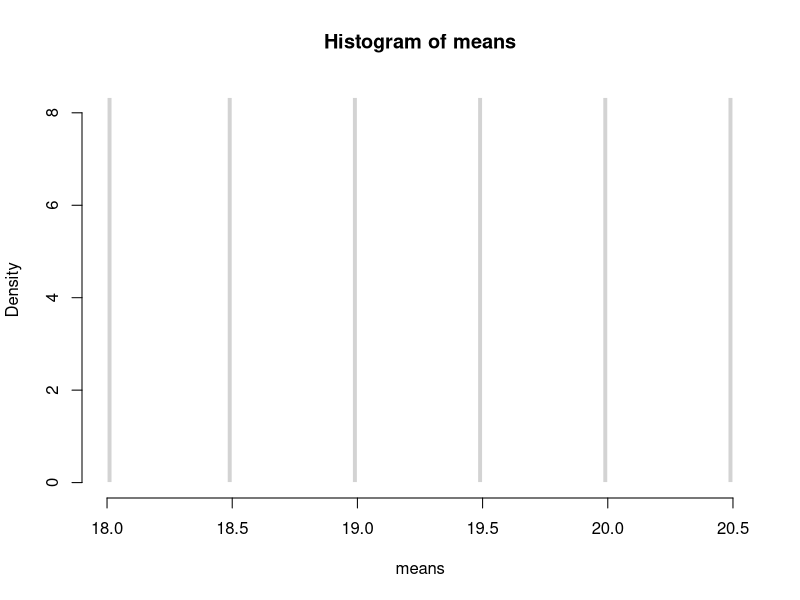
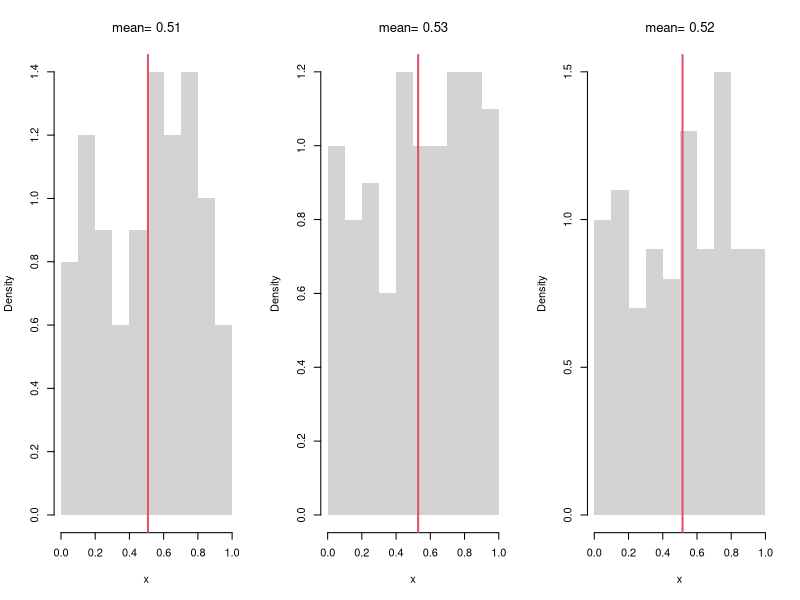
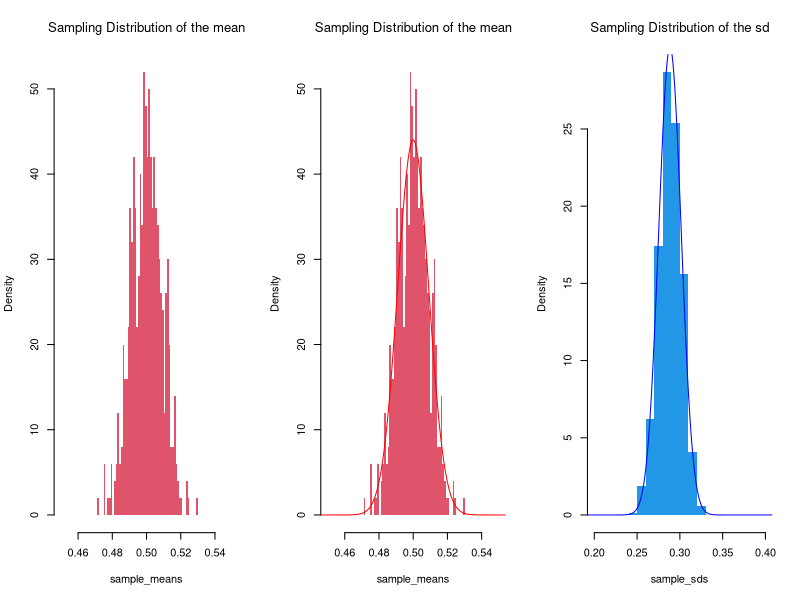
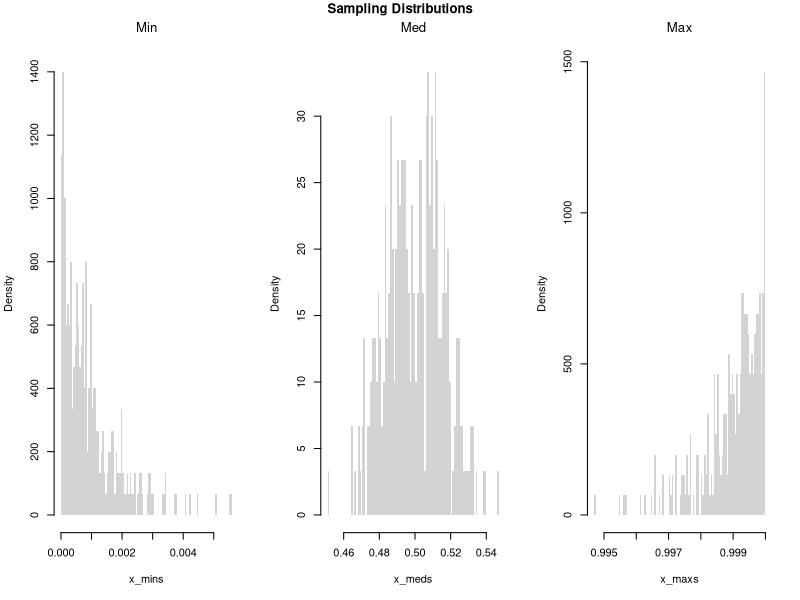
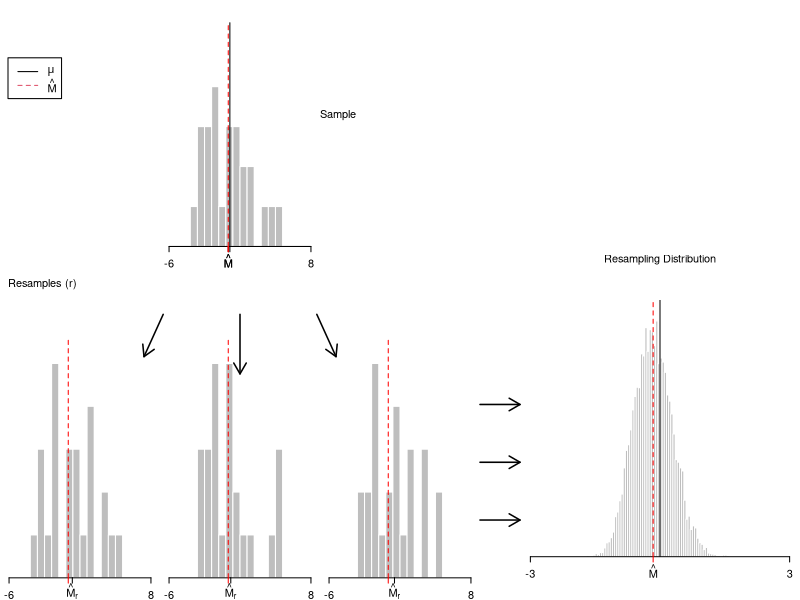
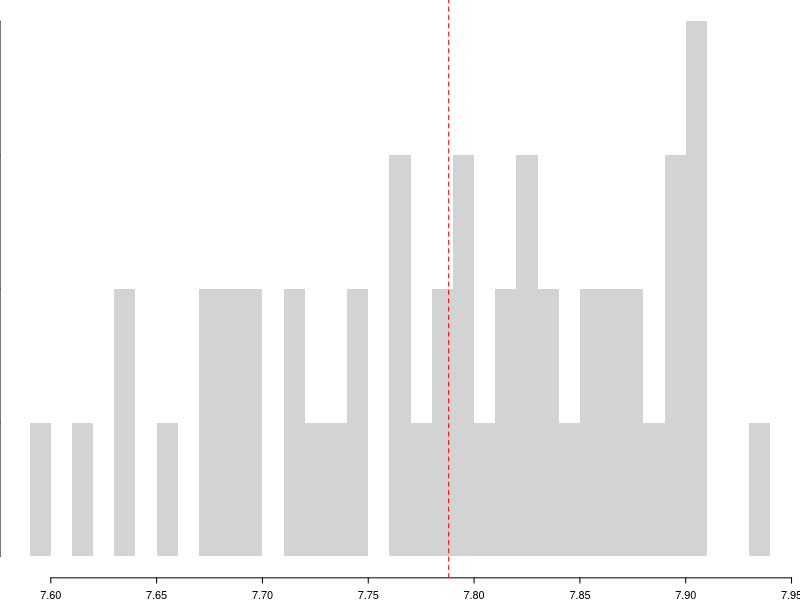
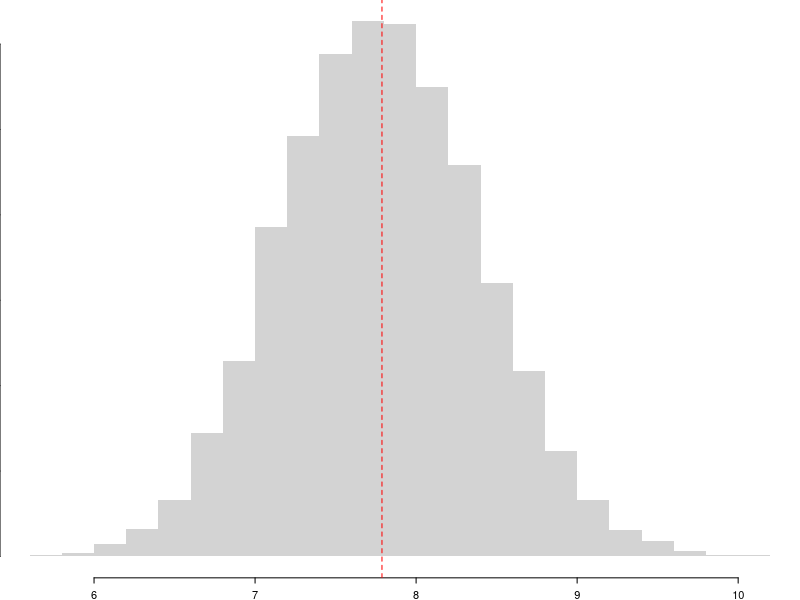
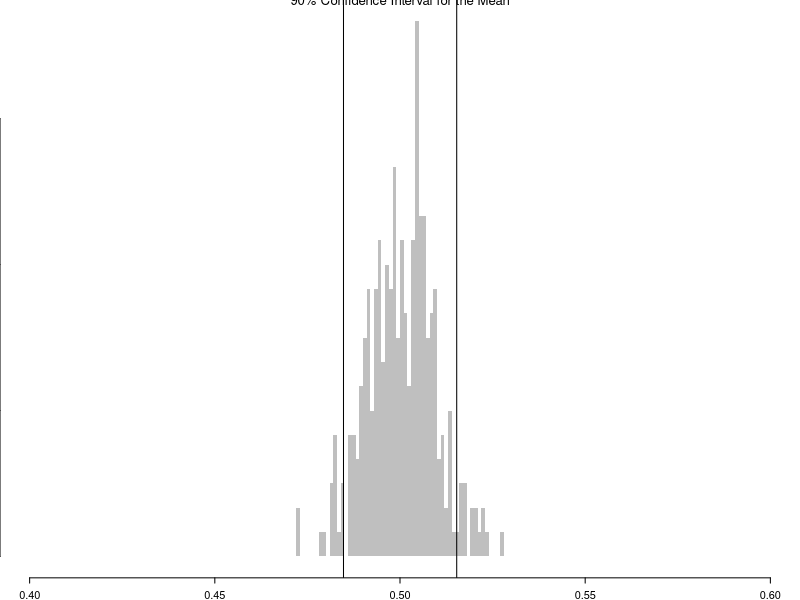

Source code (R) for these figures, in order:
## ---- chunk 1
#All possible samples of two from {1,2,3,4}
#{1,2} {1,3}, {3,4}
#{2,3} {2,4}
#{3,4}
choose(4,2)

# Simple random sample (no duplicates, equal probability)
sample(1:4, 2, replace=F)
## ---- chunk 2
#All possible samples of two from an enormous bag of numbers {1,2,3,4}
#{1,1} {1,2} {1,3}, {3,4}
#{2,2} {2,3} {2,4}
#{3,3} {3,4}
#{4,4}

# Simple random sample (duplicates, equal probability)
sample(1:4, 2, replace=T)
## ---- chunk 3
X <- c(19,21,20,17) #student ages
# six possible samples
mean1 <- mean( X[c(1,2)] ) #{1,2}
mean2 <- mean( X[c(1,3)] ) #{1,3}
mean3 <- mean( X[c(1,4)] ) #{3,4}
mean4 <- mean( X[c(2,3)] ) #{2,3}
mean5 <- mean( X[c(2,4)] ) #{2,4}
mean6 <- mean( X[c(3,4)] ) #{3,4}
# sampling distribution
means <- c(mean1, mean2, mean3, mean4, mean5, mean6)
hist(means, freq=F, breaks=100, border=F)
## ---- chunk 4
# Three Sample Example from infinite population
x_one <- runif(100)
mean_one <- mean(x_one)
x_two <- runif(100)
mean_two <- mean(x_two)
x_three <- runif(100)
mean_three <- mean(x_three)
sample_means <- c(mean_one, mean_two, mean_three)
sample_means

# An Equivalent Approach: fill vector in a loop
sample_means <- vector(length=3)
for(i in seq(sample_means)){
    x <- runif(100)
    m <- mean(x)
    sample_means[i] <- m
}
sample_means
## ---- chunk 5
# Three Sample Example w/ Visual
par(mfrow=c(1,3))
for(b in 1:3){
    x <- runif(100) 
    m <-  mean(x)
    hist(x,
        breaks=seq(0,1,by=.1), #for comparability
        freq=F, main=NA, border=NA)
    abline(v=m, col=2, lwd=2)
    title(paste0('mean= ', round(m,2)),  font.main=1)
}
## ---- chunk 6
# Many sample example
sample_means <- vector(length=500)
for(i in seq(sample_means)){
    x <- runif(1000)
    m <- mean(x)
    sample_means[i] <- m
}
hist(sample_means, 
    breaks=seq(0.45,0.55,by=.001),
    border=NA, freq=F,
    col=2, font.main=1, 
    main='Sampling Distribution of the mean')
## ---- chunk 7
# LLLN example
m_LLLN <- mean(sample_means)
round(m_LLLN, 3)
## ---- chunk 8
hist(sample_means,
    breaks=seq(0.45,0.55,by=.001),
    border=NA, freq=F,
    col=2, font.main=1, 
    main='Sampling Distribution of the mean')
    
## Approximately normal?
mu <- mean(sample_means)
mu_sd <- sd(sample_means)
x <- seq(0.1, 0.9, by=0.001)
fx <- dnorm(x, mu, mu_sd)
lines(x, fx, col='red')
## ---- chunk 9
# CLT example of the "sd" statistic
sample_sds <- vector(length=1000)
for(i in seq(sample_sds)){
    x <- runif(100) # same distribution
    s <- sd(x) # different statistic
    sample_sds[i] <- s
}
hist(sample_sds,
    breaks=seq(0.2,0.4,by=.01),
    border=NA, freq=F,
    col=4, font.main=1, 
    main='Sampling Distribution of the sd')

## Approximately normal?
mu <- mean(sample_sds)
mu_sd <- sd(sample_sds)
x <- seq(0.1, 0.9, by=0.001)
fx <- dnorm(x, mu, mu_sd)
lines(x, fx, col='blue')

# Try another function, such as
my_function <- function(x){ diff(range(exp(x))) }

# try another random variable, such as rexp(100) instead of runif(100)
## ---- chunk 10
# Create 300 samples, each with 1000 random uniform variables
x_samples <- matrix(nrow=300, ncol=1000)
for(i in seq(nrow(x_samples))){
    x_samples[i,] <- runif(1000)
}
# Each row is a new sample
length(x_samples[1,])

# Compute min, median, and max for each sample
x_mins <- apply(x_samples, 1, quantile, probs=0)
x_meds <- apply(x_samples, 1, quantile, probs=.5)
x_maxs <- apply(x_samples, 1, quantile, probs=1)

# Plot the sampling distributions of min, median, and max
# Median looks normal. Maximum and Minumum do not!
par(mfrow=c(1,3))
hist(x_mins, breaks=100, main='Min', font.main=1, border=NA, freq=F)
hist(x_meds, breaks=100, main='Med', font.main=1, border=NA, freq=F)
hist(x_maxs, breaks=100, main='Max', font.main=1, border=NA, freq=F)
title('Sampling Distributions', outer=T, line=-1)
## ---- chunk 11
sample_dat <- USArrests[,'Murder']
sample_mean <- mean(sample_dat)
sample_mean
## ---- chunk 12
# Generate Non-normal Data, from Hesterberg (2015)

# Population is 50% N(-2, 1) and 50% N(2, 4)
populationMean <- c(-2, 2)
populationVar <- c(1, 4)

# Generate samples from population
rPopulation <- function(n){
  # Which distribution is each observation coming from
  di <- sample(1:2, size=n, replace=TRUE, prob=c(.5,.5))
  rnorm(n, mean=populationMean[di], sd=sqrt(populationVar)[di])
}

# Compute Sample Mean
n <- 25
set.seed(2)
sample_dat <- rPopulation(n)
sample_mean <- mean(sample_dat)
## ---- chunk 13
# Plot Bootstrap Mean
# Modified from Hesterberg (2015)

#### Some parameters for figure layout.
divideX <- c(.6, .65)
divideY <- c(0, .32, .33, .65, .70, 1)
useFraction <- .9
Fraction2 <- 0:1 + c(1, -1) * (1-useFraction)/2
rescaleY <- function(x) (x-.33)/.67
divideY3 <- (c(NA, NA, .33, .65, .70, 1) - .33)/.67

PlotSample <- function(data,
    lineMu=TRUE,
    star=FALSE,
    lineM=NULL,
    col="gray"){
  # lineMu: logical, add a vertical line at mu
  # star:  logical, label with xbar* instead of xbar
  # lineM: NULL or numeric; add a vertical line there

  hist(data, breaks=seq(-6, 8, length=21), col=col,
       probability=TRUE, axes=FALSE, new=FALSE, border=0,
       xlab="", xlim=c(-6, 8), ylim=c(0, .351),
       xaxs="i", yaxs="i", main="")
  axis(side=1, at=c(-6, 8))
  axis(side=1, at=mean(data),
       if(star) expression(hat(M)[r]) else expression(hat(M)))
  if(lineMu) {
    segments(mean(populationMean), y0=0, y1=.32)
    axis(side=1, at=mean(populationMean), "")
  }
  if(length(lineM)) {
    segments(lineM, y0=0, y1=.32, col="red", lty=2)
    axis(side=1, at=lineM, "", col="red")
  }
  invisible(NULL)
}

### Plot sample (as substitute for population)
par(fig=c(divideX[1] * (1/3 + 1/3 * Fraction2), divideY3[5:6]),
    mar=.1 + c(2, 0, 0, 0), mex=.8)
PlotSample(sample_dat, lineM=sample_mean)
axis(1, sample_mean, expression(hat(M)), col="red")

### Bootstrap samples
set.seed(2)  ## Cherry Pick Some Good Ones
B <- lapply(1:20, function(b) { sample(sample_dat, replace=T) })
temp <- lapply(B, hist, breaks=seq(-6, 8, length=21), plot=F)
Bii <- which(sapply(temp, function(x) max(x[['counts']])) <= 5)
## Plot the Cherries
par(fig=c(divideX[1] * (0/3 + 1/3*Fraction2), divideY3[3:4]), new=T)
PlotSample(B[[Bii[1]]], sample_mean, lineMu=F, star=T)
par(fig=c(divideX[1] * (1/3 + 1/3*Fraction2), divideY3[3:4]), new=T)
PlotSample(B[[Bii[3]]], sample_mean, lineMu=F, star=T)
par(fig=c(divideX[1] * (2/3 + 1/3*Fraction2), divideY3[3:4]), new=T)
PlotSample(B[[Bii[2]]], sample_mean, lineMu=F, star=T)

### Bootstrap Distribution
par(fig=c(divideX[2], 1, 0, .5), new=T)
par(mar=c(4.1, 0, 0, 0))
set.seed(2)
Bmeans <- sapply(1:9999, function(b) {
    dat_b <- sample(sample_dat, replace=T) # c.f. jackknife
    mean(dat_b)
})
hist(Bmeans, xlim=c(-3, 3), ylim=c(0, 1), breaks=61, border=0,
     axes=F, col="gray", freq=F, main="", yaxs="i",
     xlab="", ylab="")
abline(v=sample_mean, col="red", lty=2)
abline(v=mean(populationMean))
axis(1, c(-3, 3))
axis(1, at=sample_mean, expression(hat(M)), col="red")
#axis(3, at=mean(populationMean), expression(mu))

### Arrows
par(mar=c(2.1, 0, 0, 0))
par(fig=c(0, 1, 0, 1), usr=c(0, 1, 0, 1))
arrows(lwd=1.5, length=.125,
       x0=divideX[1] * (.29 + .42 * ppoints(5)[c(1,3,5)]),
       x1=divideX[1] * seq(.3, .7, length=3),
       y0=rescaleY(divideY[4:5] %*% c(.2, .77)) - .05,
       y1=rescaleY(divideY[4] - c(.6, 1, .6)*(divideY[5]-divideY[4])) - .05)
arrows(divideX[1], c(.1, .2, .3), length=.125, divideX[2], lwd=1.5)

### Text
text(.4, .8, adj=0, 'Sample')
text((divideX[2]+1)/2, .55, adj=.5, 'Resampling Distribution')
text(0.01, divideY3[4]+.03, adj=0, "Resamples (r)")
legend(.01, .9, lty=1:2, col=1:2, legend=expression(mu, hat(M)))
## ---- chunk 14
sample_dat <- USArrests[,'Murder']
sample_mean <- mean(sample_dat)

# Jackknife Estimates
jackknife_means <- vector(length=length(sample_dat))
for(i in seq_along(jackknife_means)){
    dat_noti <- sample_dat[-i]
    mean_noti <- mean(dat_noti)
    jackknife_means[i] <- mean_noti
}
hist(jackknife_means, breaks=25,
    border=NA, freq=F,
    main='', xlab=expression(hat(M)[-i]))
abline(v=sample_mean, col='red', lty=2)
## ---- chunk 15
# Bootstrap estimates
bootstrap_means <- vector(length=9999)
for(b in seq_along(bootstrap_means)){
    dat_b <- sample(sample_dat, replace=T) # c.f. jackknife
    mean_b <- mean(dat_b)
    bootstrap_means[b] <-mean_b
}

hist(bootstrap_means, breaks=25,
    border=NA, freq=F,
    main='', xlab=expression(hat(M)[b]))
abline(v=sample_mean, col='red', lty=2)
## ---- chunk 16
# theoretical probabilities
x <- c(0,1)
x_probs <- c(1/4, 3/4)
# sample draws
coin_sample <- sample(x, prob=x_probs, 1000, replace=T)
Fhat <- ecdf(coin_sample)

x_probs_boot <- c(Fhat(0), 1-Fhat(0))
x_probs_boot # approximately the theoretical value
coin_resample <- sample(x, prob=x_probs_boot, 999, replace=T)
# any draw from here is almost the same as the original process
## ---- chunk 17
# Boot CI
boot_ci <- quantile(bootstrap_means, probs=c(.025, .975))
boot_ci

# Jack CI
jack_ci <- quantile(jackknife_means, probs=c(.025, .975))
jack_ci

# more conservative estimate
ci <- boot_ci
## ---- chunk 18
# Create 300 samples, each with 1000 random uniform variables
x_samples <- matrix(nrow=300, ncol=1000)
for(i in seq(nrow(x_samples))){
    x_samples[i,] <- runif(1000)
}
# Each row is a new sample
sample_dat1 <- x_samples[1,]
sd(sample_dat1) # standard deviation

# Compute means for each row (for each sample)
sample_means <- apply(x_samples, 1, mean)
sd(sample_means) # standard error
## ---- chunk 19

# Middle 90%
mq <- quantile(sample_means, probs=c(.05,.95))
paste0('we are 90% confident that the mean is between ', 
    round(mq[1],2), ' and ', round(mq[2],2) )

hist(sample_means,
    breaks=seq(.4,.6, by=.001), 
    border=NA, freq=F,
    col=rgb(0,0,0,.25), font.main=1,
    main='90% Confidence Interval for the Mean')
abline(v=mq)
## ---- chunk 20
## Sample Quantiles (medians)
sample_quants <- apply(x_samples, 1, quantile, probs=0.5)

# Middle 90% of estimates
mq <- quantile(sample_quants, probs=c(.05,.95))
paste0('we are 90% confident that the median is between ', 
    round(mq[1],2), ' and ', round(mq[2],2) )

hist(sample_quants,
    breaks=seq(.4,.6, by=.001),
    border=NA, freq=F,
    col=rgb(0,0,0,.25), font.main=1,
    main='90% Confidence Interval for the Median')
abline(v=mq)
## ---- chunk 21
X <- c(19,21,20,17) #student ages
# six possible samples of size 2
mean1 <- mean( X[c(1,2)] ) #{1,2}
mean2 <- mean( X[c(1,3)] ) #{1,3}
mean3 <- mean( X[c(1,4)] ) #{3,4}
mean4 <- mean( X[c(2,3)] ) #{2,3}
mean5 <- mean( X[c(2,4)] ) #{2,4}
mean6 <- mean( X[c(3,4)] ) #{3,4}
means_2 <- c(mean1, mean2, mean3, mean4, mean5, mean6)
sd(means_2)
# four possible samples of size 3
mean1 <- mean( X[c(1,2,3)] ) 
mean2 <- mean( X[c(1,2,4)] ) 
mean3 <- mean( X[c(1,3,4)] ) 
mean4 <- mean( X[c(2,3,4)] ) 
means_3 <- c(mean1, mean2, mean3, mean4, mean5, mean6)
sd(means_3)
## ---- chunk 22
boot_se <- sd(bootstrap_means)

theory_se <- sd(sample_dat)/sqrt(n)

c(boot_se, theory_se)
## ---- chunk 23
B <- 1000 # number of bootstrap samples
Nseq <- seq(1,100, by=1) # different sample sizes

SE <- vector(length=length(Nseq))
for(n in Nseq){
    sample_statistics_n <- vector(length=B)
    for(b in seq(sample_statistics_n)){
        x_b <- rnorm(n) # Sample of size n
        x_stat_b <- quantile(x_b, probs=.4) # Stat of interest
        sample_statistics_n[b] <- x_stat_b
    }
    se_n <- sd(sample_statistics_n) # How much the stat varies across samples
    SE[n] <- se_n
}


plot(Nseq, SE, pch=16, col=grey(0,.5),
    main='Absolute Gain', font.main=1,
    ylab='standard error', xlab='sample size')

#plot(Nseq[-1], abs(diff(SE)), pch=16, col=grey(0,.5),
#    main='Marginal Gain', font.main=1,
#    ylab='decrease in standard error', xlab='sample size')
## ---- chunk 24
# Confidence Interval for each sample
xq <- apply(x_samples, 1, function(r){ #theoretical se's 
    mean(r) + c(-1,1)*sd(r)/sqrt(length(r))
})
# First 4 interval estimates
xq[,1:4]

# Explicit calculation
mu_true <- 0.5 # theoretical result for x_samples ~ uniform
# Logical vector: whether the true mean is in each CI
covered <- mu_true >= xq[1, ] & mu_true <= xq[2, ]
# Empirical coverage rate
coverage_rate <- mean(covered)
cat(sprintf("Estimated coverage probability: %.2f%%\n", 100 * coverage_rate))

# Theoretically: [-1 sd, +1 sd] has 2/3 coverage
# Change to [-2 sd, +2 sd] to see Precision-Accuracy tradeoff.
## ---- chunk 25
# Visualize first 100 confidence intervals
N <- 100
plot.new()
plot.window(xlim = range(xq), ylim = c(0, N))
for (i in 1:N) {
  col_i <- if (covered[i]) rgb(0, 0, 0, 0.3) else rgb(1, 0, 0, 0.5)
  segments(xq[1, i], i, xq[2, i], i, col = col_i, lwd = 2)
}
abline(v = mu_true, col = "blue", lwd = 2)
axis(1)
title("Visualizing CI Coverage (Red = Missed)")
